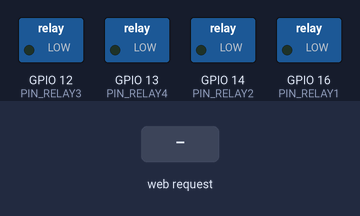
Bench run of a sketch on a simulated ESP8266 (NodeMCU). Parts: switched loads named in the sketch (green lamp = pin HIGH). Inputs (shaded band) come from the test bench. WiFi joins after 1.5 s; servers stay silent unless stated; what the sketch prints to the serial monitor is not drawn.

Above: at 2.7 s.
2.8 s: HTTP request GET /pin_relay1/1 received
At 3.6 s:
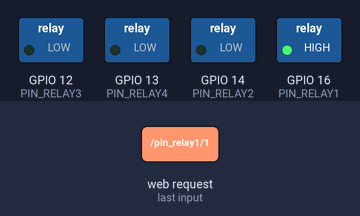
4.3 s: HTTP request GET /pin_relay2/1 received
At 4.8 s:
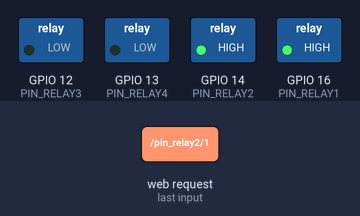
5.8 s: HTTP request GET /pin_relay1/0 received
At 7.0 s:
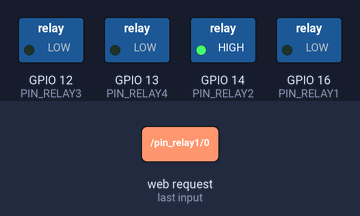
7.3 s: HTTP request GET /pin_relay3/1 received
At 8.3 s:
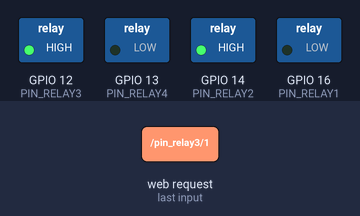
8.8 s: HTTP request GET /pin_relay2/0 received
At 9.4 s:
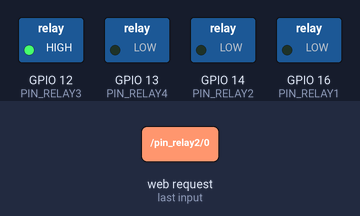
10.3 s: HTTP request GET /pin_relay4/1 received
At 10.6 s:
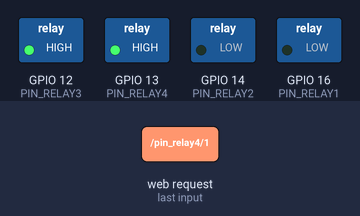
Timing chart, 0 to 12.8 s (numbered marks = the images above; inputs shaded):
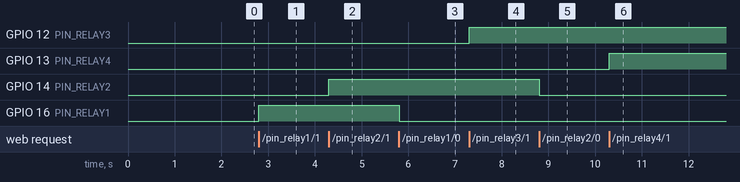

The sketch:

WiFi_WebServer_Relay4CH.ino
```cpp
/*
  Project Name : BOX25_Internal_Type
  Subtitle : Control of ON/OFF of relay 4channel using ESP8266 Wifi module in smartphone app
  Reporting date : 22.01.28
  Update date : 22.02.03
  written by Smartcube HW Staff 'HEONSEOK HA'

  1. 시스템 구성 : WAN - 공유기1 - COM1(ESP8266 Wifi module)
  2. 앱화면의 버튼을 눌러 Relay를 ON·OFF 할 수 있다.
  (PIN_RELAY1(D1 LED), PIN_RELAY2(D5 LED), PIN_RELAY3(D9 LED), PIN_RELAY4(D11 LED))
  3. 미니 전원을 연결하여 소형화 된 무선 WiFi 모듈을 구성해본다.
  http://server_ip/pin_relay1/0 이면 PIN_RELAY1(D1 LED) 를 LOW로 설정,
  http://server_ip/pin_relay1/1 이면 PIN_RELAY1(D1 LED) 를 HIGH로 설정,
  http://server_ip/pin_relay2/0 이면 PIN_RELAY2(D5 LED) 를 LOW로 설정,
  http://server_ip/pin_relay2/1 이면 PIN_RELAY2(D5 LED) 를 HIGH로 설정,
  http://server_ip/pin_relay3/0 이면 PIN_RELAY3(D9 LED) 를 LOW로 설정,
  http://server_ip/pin_relay3/1 이면 PIN_RELAY3(D9 LED) 를 HIGH로 설정,
  http://server_ip/pin_relay4/0 이면 PIN_RELAY4(D11 LED) 를 LOW로 설정,
  http://server_ip/pin_relay4/1 이면 PIN_RELAY4(D11 LED) 를 HIGH로 설정
  4. 내부망에서 동작 가능하다.
  5. 외부망에서 동작은 공유기1의 포트포워딩 설정 후 가능하다.
*/

#include <ESP8266WiFi.h>

#define PIN_RELAY1 16 //D1 LED
#define PIN_RELAY2 14 //D5 LED
#define PIN_RELAY3 12 //D9 LED
#define PIN_RELAY4 13 //D11 LED

// 각각의 Relay 상태(ON·OFF) 변수 설정(ON = 1, OFF = 0)
int R1val=0;
int R2val=0;
int R3val=0;
int R4val=0;

const char* ssid = "sclab_3F_2.4GHz";     // 공유기(AP) 접속 ID
const char* password = "emCMjbM8YjdCpdz"; // 공유기(AP) 접속 패스워드
// 서버 인스턴스 생성 (80번 포트 지정)
WiFiServer server(80);

void setup() {
  Serial.begin(115200);
  delay(10);
  // PIN_RELAY 포트 초기화
  pinMode(PIN_RELAY1, OUTPUT);
  digitalWrite(PIN_RELAY1, 0);
  pinMode(PIN_RELAY2, OUTPUT);
  digitalWrite(PIN_RELAY2, 0);
  pinMode(PIN_RELAY3, OUTPUT);
  digitalWrite(PIN_RELAY3, 0);
  pinMode(PIN_RELAY4, OUTPUT);
  digitalWrite(PIN_RELAY4, 0);
  // Serial 통신으로 WiFi 네트웍에 연결
  Serial.println();
  Serial.println();
  Serial.print("Connecting to ");
  Serial.println(ssid);

  WiFi.begin(ssid, password);  // WiFi 네트웍에 설정된 id와 패스워드로 접속
  while (WiFi.status() != WL_CONNECTED) {
    delay(500);
    Serial.print(".");
  }
  Serial.println("");
  Serial.println("WiFi connected");

  // 서버 시작
  server.begin();
  Serial.println("Server started");

  // 서버의(esp8266) IP 주소를 출력
  Serial.println(WiFi.localIP());
}

void loop() {
  // 클라이언트가 접속하는지 체크
  WiFiClient client = server.available();
  if (!client) {
    return;
  }

  // 클라이언트가 데이터를 보낼 때까지 대기
  Serial.println("new client");
  while(!client.available()){
    delay(1);
  }

  // 요청 첫 출을 읽기
  String req = client.readStringUntil('\r');
  Serial.println(req);
  client.flush();

  // 요청 사항과 비교

  if (req.indexOf("/pin_relay1/0") != -1)
    R1val = 0;
  else if (req.indexOf("/pin_relay1/1") != -1)
    R1val = 1;
  else if (req.indexOf("/pin_relay2/0") != -1)
    R2val = 0;
  else if (req.indexOf("/pin_relay2/1") != -1)
    R2val = 1;
  else if (req.indexOf("/pin_relay3/0") != -1)
    R3val = 0;
  else if (req.indexOf("/pin_relay3/1") != -1)
    R3val = 1;
  else if (req.indexOf("/pin_relay4/0") != -1)
    R4val = 0;
  else if (req.indexOf("/pin_relay4/1") != -1)
    R4val = 1;
  else {
    Serial.println("invalid request");
    client.stop();
    return;
  }
  // 요청에 따라 PIN_RELAY 상태(ON or OFF) 세팅
  digitalWrite(PIN_RELAY1, R1val);
  digitalWrite(PIN_RELAY2, R2val);
  digitalWrite(PIN_RELAY3, R3val);
  digitalWrite(PIN_RELAY4, R4val);

  client.flush();
  // 응답 준비

  String s1 = "HTTP/1.1 200 OK\r\n\r\n \r\nPIN_RELAY1 is now ";
  String s2 = "HTTP/1.1 200 OK\r\n\r\n \r\nPIN_RELAY2 is now ";
  String s3 = "HTTP/1.1 200 OK\r\n\r\n \r\nPIN_RELAY3 is now ";
  String s4 = "HTTP/1.1 200 OK\r\n\r\n \r\nPIN_RELAY4 is now ";

  s1 += (R1val)?"HIGH":"LOW";   //R1val 값에 따라 HIGH 또는 LOW 응답
  s1 += "\n";
  s2 += (R2val)?"HIGH":"LOW";   //R2val 값에 따라 HIGH 또는 LOW 응답
  s2 += "\n";
  s3 += (R3val)?"HIGH":"LOW";   //R3val 값에 따라 HIGH 또는 LOW 응답
  s3 += "\n";
  s4 += (R4val)?"HIGH":"LOW";   //R4val 값에 따라 HIGH 또는 LOW 응답
  s4 += "\n";

  // 클라이언트로 응답을 보냄
  client.print(s1);
  delay(1);
  client.print(s2);
  delay(1);
  client.print(s3);
  delay(1);
  client.print(s4);
  delay(1);
  Serial.println("Client disonnected");  // 응답완료 후, 클라이언트를 닫기
}
```

Measured:
- after the input at 2.8 s, GPIO 16 (PIN_RELAY1): LOW → HIGH at once
- after the input at 4.3 s, GPIO 14 (PIN_RELAY2): LOW → HIGH at once
- after the input at 5.8 s, GPIO 16 (PIN_RELAY1): HIGH → LOW at once
- after the input at 7.3 s, GPIO 12 (PIN_RELAY3): LOW → HIGH at once
- after the input at 8.8 s, GPIO 14 (PIN_RELAY2): HIGH → LOW at once
- after the input at 10.3 s, GPIO 13 (PIN_RELAY4): LOW → HIGH at once
